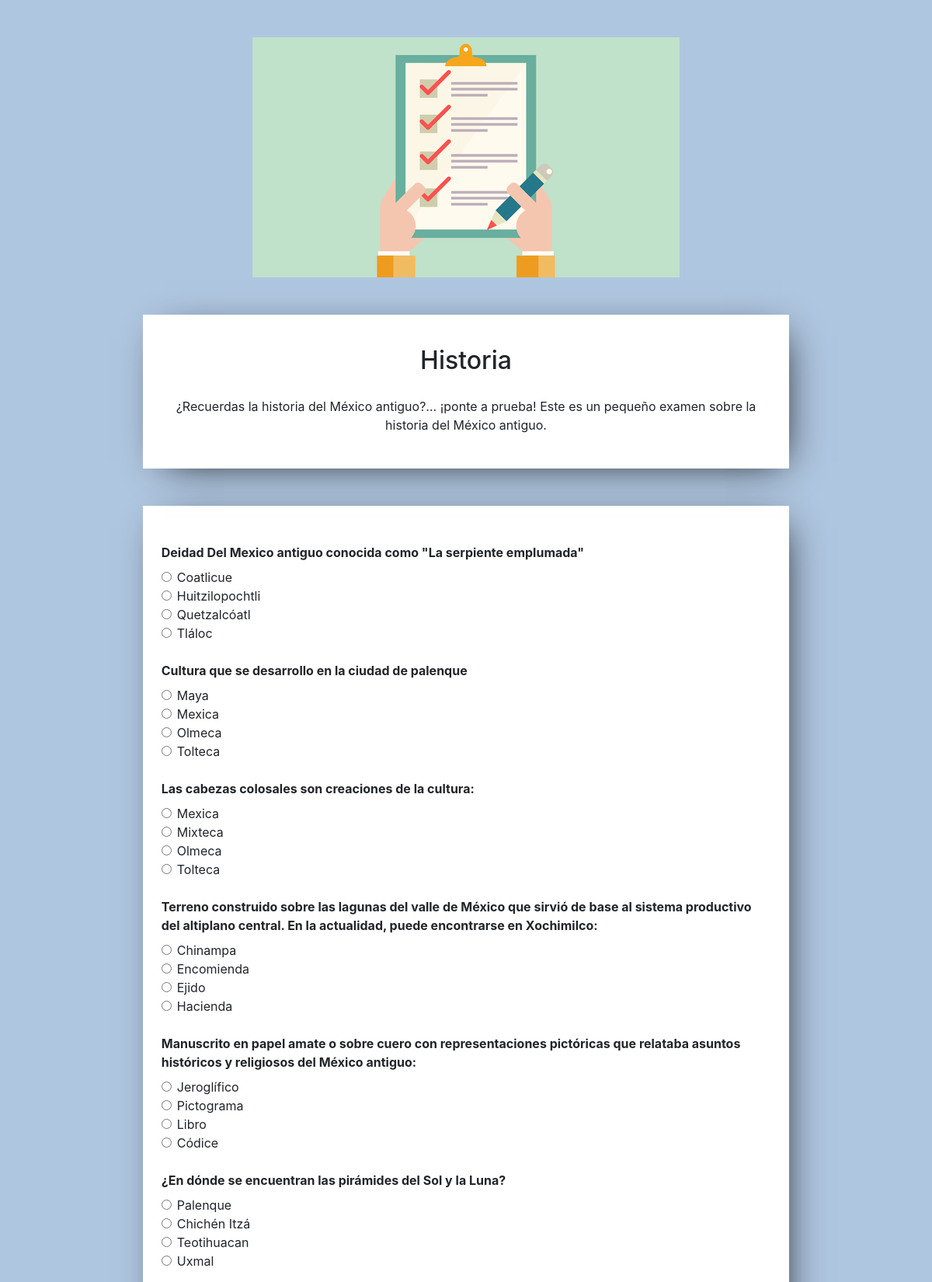
/encuesta.php?survey=3 (signed in, upper part), run on the app's committed database.
### tables this page shows
CREATE TABLE `encuestas` (
  `id` int(11) NOT NULL AUTO_INCREMENT,
  `nombre` varchar(201) NOT NULL,
  `descripcion` text NOT NULL,
  `aleatoria` int(11) NOT NULL,
  `anonima` int(11) NOT NULL,
  PRIMARY KEY (`id`)
);

CREATE TABLE `preguntas` (
  `id` int(11) NOT NULL AUTO_INCREMENT,
  `pregunta` varchar(255) NOT NULL,
  `id_encuesta` int(11) NOT NULL,
  PRIMARY KEY (`id`),
  KEY `fk_id_encuestas` (`id_encuesta`),
  CONSTRAINT `fk_id_encuestas` FOREIGN KEY (`id_encuesta`) REFERENCES `encuestas` (`id`)
);

CREATE TABLE `opciones` (
  `id` int(11) NOT NULL AUTO_INCREMENT,
  `opcion` varchar(100) NOT NULL,
  `id_pregunta` int(11) NOT NULL,
  PRIMARY KEY (`id`),
  KEY `fk_id_pregunta` (`id_pregunta`),
  CONSTRAINT `fk_id_pregunta` FOREIGN KEY (`id_pregunta`) REFERENCES `preguntas` (`id`)
);

### encuesta.php (the view, shortened to what this page needs)
<!DOCTYPE html>
<html>
<head>
    <link rel="stylesheet" href="https://stackpath.bootstrapcdn.com/bootstrap/4.5.0/css/bootstrap.min.css"
>
</head>
<body class="bg-blue">
    <?php
        include('config.php');
        mysqli_query($db, "SET CHARACTER_SET_CLIENT='utf8'");
        mysqli_query($db, "SET CHARACTER_SET_RESULTS='utf8'");
        mysqli_query($db, "SET CHARACTER_SET_CONNECTION='utf8'");
        $rows = array();
        if ($_SERVER["REQUEST_METHOD"] == "GET") {
            if (isset($_GET['survey'])){
                $survey_id = (int)$_GET['survey'];
                $sql = "SELECT * FROM `encuestas` WHERE id='$survey_id' LIMIT 1";
                $survey_result = mysqli_query($db, $sql);
                $survey = mysqli_fetch_assoc($survey_result);
                $survey_name = $survey['nombre'];
                $survey_desc = $survey['descripcion'];
                $sql = "SELECT `id`,`pregunta` FROM `preguntas` WHERE id_encuesta=$survey_id";
                $result = mysqli_query($db, $sql);
                $rows = mysqli_fetch_all($result, MYSQLI_ASSOC);
            }
        }
    ?>
    <main class="container">
        <?php if (count($rows) > 0) :?>
            <header class="row">
                <div class="col text-center mb-5">
                    <img src="img/encuesta.png" alt="Survey Icon" class="img-fluid my-5">
                    <div class="box-shadow p-4 bg-white w-75 m-auto mb-4">
                        <h2 class="p-3"><?php echo $survey_name ?></h2>
                        <p class="p-1"><?php echo $survey_desc ?></p>
                    </div>
                </div>
            </header>
            <section class="box-shadow bg-white w-75 m-auto">
                <div class="container p-4">
                    <form action="submit.php" method="post">
                        <?php foreach($rows as $row): ?>
                            <p class="mt-4 mb-2 font-weight-bold"><?php echo $row['pregunta']?></p>
                            <?php
                                $question_id = $row['id'];
                                $sql = "SELECT `id`,`opcion` FROM `opciones` WHERE id_pregunta = '$question_id'";
                                $result = mysqli_query($db, $sql);
                                $answers = mysqli_fetch_all($result, MYSQLI_ASSOC);
                            ?>
                            <?php foreach($answers as $ans) : ?>
                                <?php
                                    $option_id = $ans['id'];
                                ?>
                                <div class="form-check">
                                    <input class="form-check-input" type="radio" name="<?php echo $question_id; ?>" id="<?php echo $option_id; ?>" value="<?php echo $option_id; ?>" required>
                                    <label class="form-check-label" for="<?php echo $option_id; ?>">
                                        <?php echo $ans['opcion']; ?>
                                    </label>
                                </div>
                            <?php endforeach ?>
                        <?php endforeach ?>
                    </form>
                </div>
            </section>
        <?php endif ?>
    </main>
</body>
</html>

### encuesta.php (style rules this page uses)
.box-shadow { -moz-box-shadow: 10px 10px 49px -19px rgba(15,15,15,1); box-shadow: 10px 10px 49px -19px rgba(15,15,15,1); }
.bg-blue { background-color: #afc6e0; }
.bg-white { background-color: #fff; }

### data on the page
encuestas: nombre "Historia", descripcion "¿Recuerdas la historia del México antiguo?... ¡ponte a prueba! Este es un pequeño examen sobre la historia del México antiguo."
preguntas: pregunta "Deidad Del Mexico antiguo conocida como \"La serpiente emplumada\""
opciones: opcion "Coatlicue"
opciones: opcion "Huitzilopochtli"
opciones: opcion "Quetzalcóatl"
opciones: opcion "Tláloc"
preguntas: pregunta "Cultura que se desarrollo en la ciudad de palenque"
opciones: opcion "Maya"
opciones: opcion "Mexica"
opciones: opcion "Olmeca"
opciones: opcion "Tolteca"
preguntas: pregunta "Las cabezas colosales son creaciones de la cultura:"
opciones: opcion "Mexica"
opciones: opcion "Mixteca"
opciones: opcion "Olmeca"
opciones: opcion "Tolteca"
preguntas: pregunta "Terreno construido sobre las lagunas del valle de México que sirvió de base al sistema productivo del altiplano central. En la actualidad, puede encontrarse en Xochimilco:"
opciones: opcion "Chinampa"
opciones: opcion "Encomienda"
opciones: opcion "Ejido"
opciones: opcion "Hacienda"
preguntas: pregunta "Manuscrito en papel amate o sobre cuero con representaciones pictóricas que relataba asuntos históricos y religiosos del México antiguo:"
opciones: opcion "Jeroglífico"
opciones: opcion "Pictograma"
opciones: opcion "Libro"
opciones: opcion "Códice"
preguntas: pregunta "¿En dónde se encuentran las pirámides del Sol y la Luna?"
opciones: opcion "Palenque"
opciones: opcion "Chichén Itzá"
opciones: opcion "Teotihuacan"
opciones: opcion "Uxmal"
